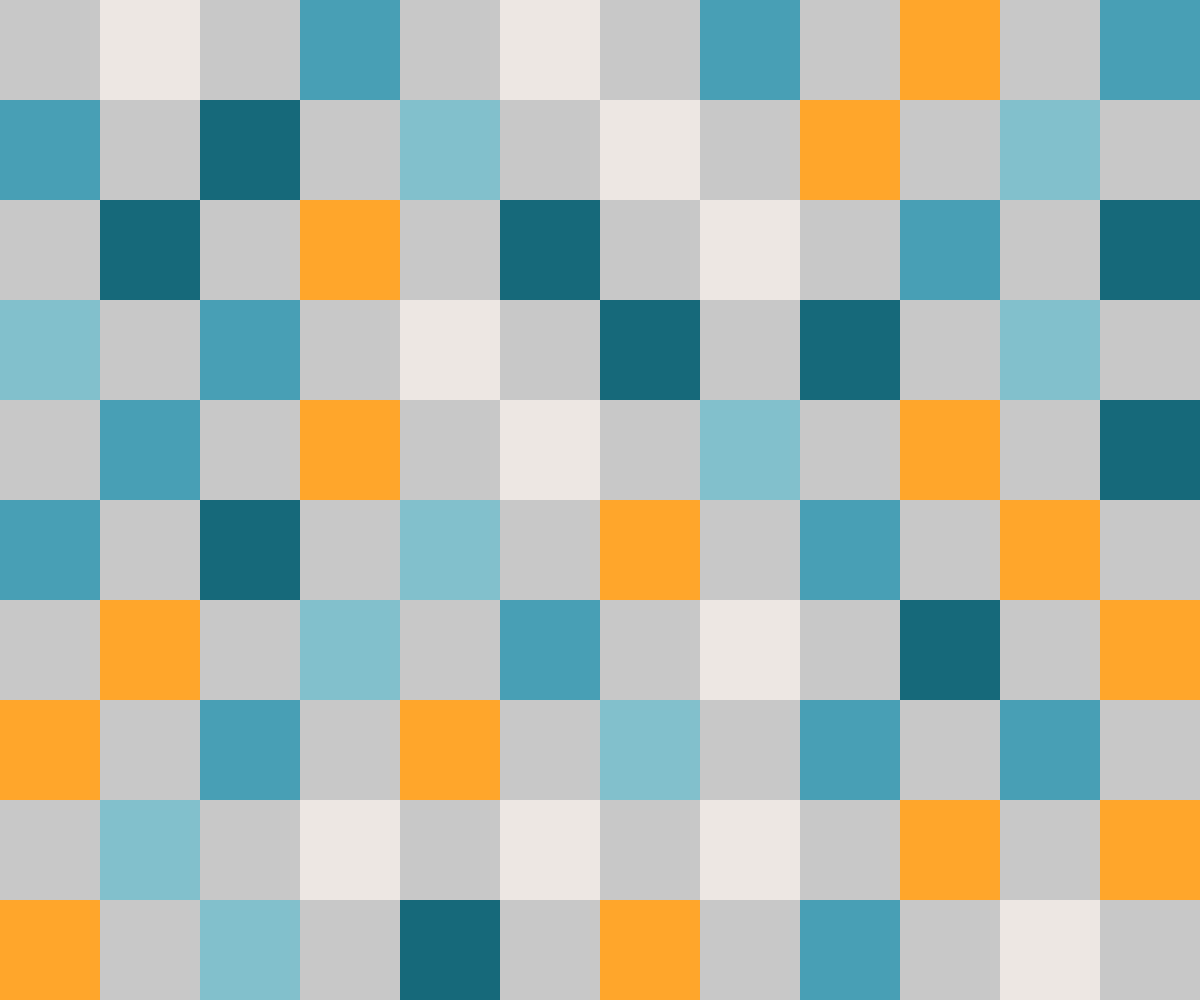
Frame 1 (no input)
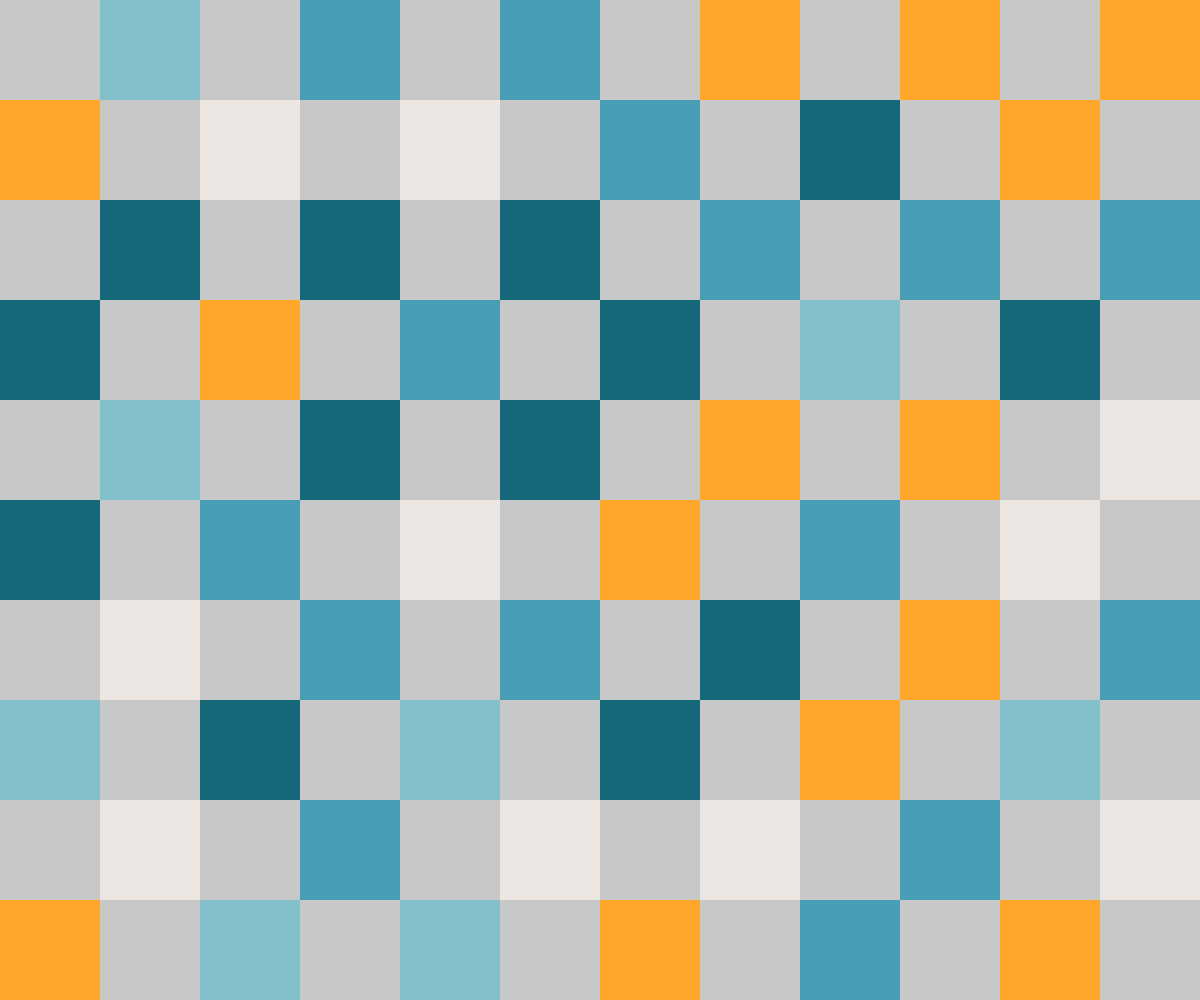
Frame 2 (the mouse pressed at the canvas centre, redrawn once)

The p5.js sketch that drew these frames (run headless with seeded random() and noise() and a simulated clock; the mouse was pressed at the canvas centre and the sketch redrawn once):

// p5.js sketch
// ── sketch.js
"use strict";
//==========
// p5.js

function setup(){
	createCanvas(windowWidth, windowHeight);
	noLoop();
}

function draw(){
	
	let colors = [];
	colors.push(color(22, 105, 122));
	colors.push(color(72, 159, 181));
	colors.push(color(130, 192, 204));
	colors.push(color(237, 231, 227));
	colors.push(color(255, 166, 43));

	background(200);
	noStroke();

	let l = colors.length;
	let s = 100;

	for(let a=0; a<20; a++){
		for(let b=0; b<20; b++){
			let rdm = random(l);
			let index = floor(rdm);
			let c = colors[index];
			fill(c);
			let x = b * s * 2;
			let y = a * s;
			let odd = a % 2;
			if(odd == 0){
				x += s;
			}
			square(x, y, 100);
		}
	}
}
